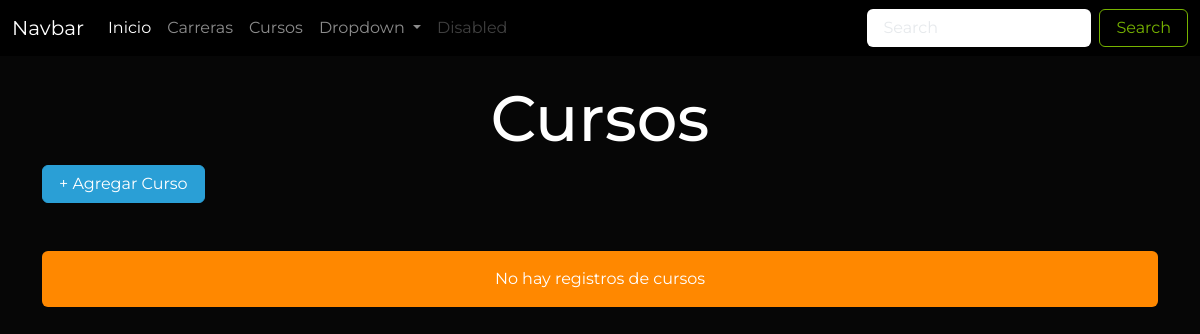
The app's page /cursos/, older data.
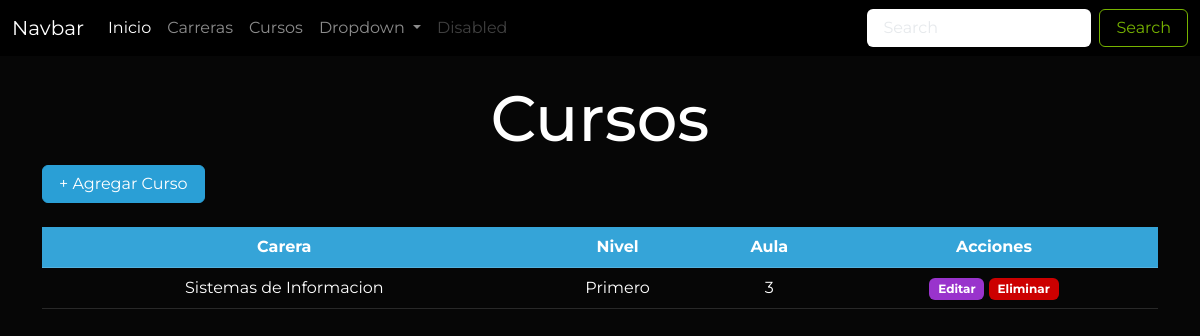
The same page, newer data.
### Aplicaciones/Educacion/models.py (models this page shows, shortened)
class Curso(models.Model):
    id_cur=models.AutoField(primary_key=True)
    nivel_cur=models.CharField(max_length=50)
    aula_cur=models.IntegerField()
    fk_id_car=models.ForeignKey(Carrera, on_delete=models.CASCADE)

class Carrera(models.Model):
    id_car=models.AutoField(primary_key=True)
    nombre_car=models.CharField(max_length=50)
    fecha_creacion_car=models.DateField()
    telefono_car=models.CharField(max_length=10)
    logo_car=models.FileField(upload_to='carreras', null=True)

### Aplicaciones/Educacion/views/curso_views.py (the view)
# urls.py: path('cursos/', curso_views.cursos, name="cursos"),
def cursos(request):
    cursosDbb = Curso.objects.all()
    carrerasDbb = Carrera.objects.all()
    return render(request, 'cursos/cursos.html', {
        "cursos": cursosDbb,
        "carreras": carrerasDbb
    })

### Aplicaciones/Educacion/templates/cursos/cursos.html (shortened to what this page needs)
{% extends 'plantilla.html' %} {% load static %}  {% block contenido %}
<div class="container">
  <h1 class="text-center mt-4">Cursos</h1>
  <button
    type="button"
    class="btn btn-primary mb-4"
    data-bs-toggle="modal"
    data-bs-target="#exampleModal"
  >
    + Agregar Curso
  </button>
  {% if cursos %}
  <div class="table-responsive mb-4">
    <table class="table table-hover table-striped text-center" id="tabla">
      <thead class="table-primary">
        <tr>
          <th>Carera</th>
          <th>Nivel</th>
          <th>Aula</th>
          <th>Acciones</th>
        </tr>
      </thead>
      <tbody>
        {% for curso in cursos %}
        <tr>
          <td>{{curso.fk_id_car.nombre_car}}</td>
          <td>{{curso.nivel_cur}}</td>
          <td>{{curso.aula_cur}}</td>
          <td>
            <a
              href="{% url 'editar_curso' curso.id_cur %}"
              class="btn badge bg-info"
              >Editar</a
            >
            <a
              href="javascript:void(0)"
              onclick="eliminarFila('/eliminar_curso/{{curso.id_cur}}', 'Curso')"
              class="btn badge bg-danger"
              >Eliminar</a
            >
          </td>
        </tr>
        {% endfor %}
      </tbody>
    </table>
  </div>
  {% else %}
  <div class="alert alert-warning mt-4 text-center">
    No hay registros de cursos
  </div>
  {% endif %}
</div>
{% endblock contenido %}

Row changes from the older to the newer data that the page shows:
added Curso: fk_id_car.nombre_car "Sistemas de Informacion", nivel_cur "Primero", aula_cur "3"
Text that changed along with them:
text no longer shown: "No hay registros de cursos"
text now shown: "Carera Nivel Aula Acciones"
